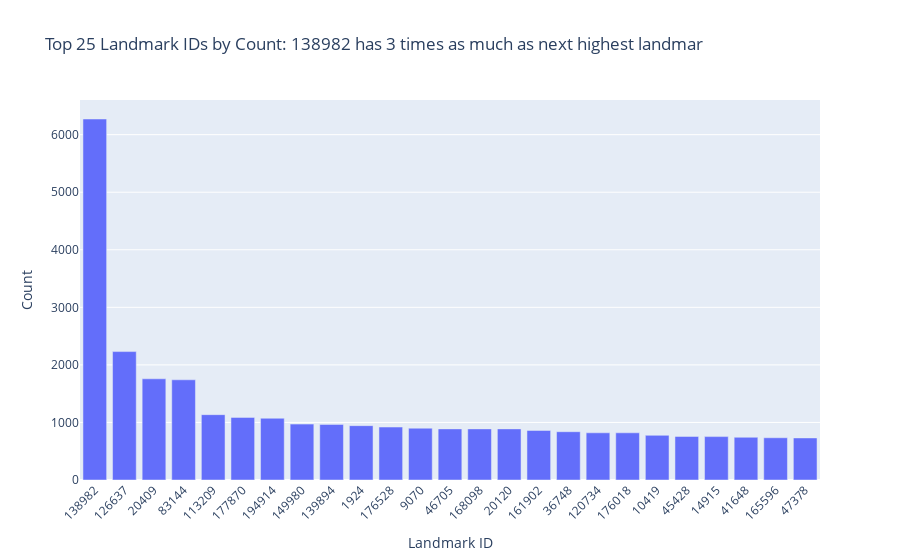

Notebook source saved alongside this figure:
### Code cell
top25 = landmark_counts.head(25)
fig = px.bar(
    x=top25.index.astype(str),
    y=top25.values,
    labels={'x': 'Landmark ID', 'y': 'Count'},
    title='Top 25 Landmark IDs by Count: 138982 has 3 times as much as next highest landmar'
)
fig.update_layout(xaxis_tickangle=-45)
fig.show()
fig.write_image('images/landmark_count.png')

### Figure 1 — Plotly figure (JSON) as saved in the notebook; plotly's stock layout.template omitted (floating-point values rounded to 4 significant figures)
{"data": [{"hovertemplate": "Landmark ID=%{x}<br>Count=%{y}<extra></extra>", "legendgroup": "", "marker": {"color": "#636efa", "pattern": {"shape": ""}}, "name": "", "orientation": "v", "showlegend": false, "textposition": "auto", "x": ["138982", "126637", "20409", "83144", "113209", "177870", "194914", "149980", "139894", "1924", "176528", "9070", "46705", "168098", "20120", "161902", "36748", "120734", "176018", "10419", "45428", "14915", "41648", "165596", "47378"], "xaxis": "x", "y": [6272, 2231, 1758, 1741, 1135, 1088, 1073, 971, 966, 944, 920, 900, 888, 888, 888, 861, 839, 820, 820, 776, 757, 754, 742, 734, 731], "yaxis": "y", "type": "bar"}], "layout": {"xaxis": {"anchor": "y", "domain": [0.0, 1.0], "title": {"text": "Landmark ID"}, "tickangle": -45}, "yaxis": {"anchor": "x", "domain": [0.0, 1.0], "title": {"text": "Count"}}, "legend": {"tracegroupgap": 0}, "title": {"text": "Top 25 Landmark IDs by Count: 138982 has 3 times as much as next highest landmar"}, "barmode": "relative"}}
